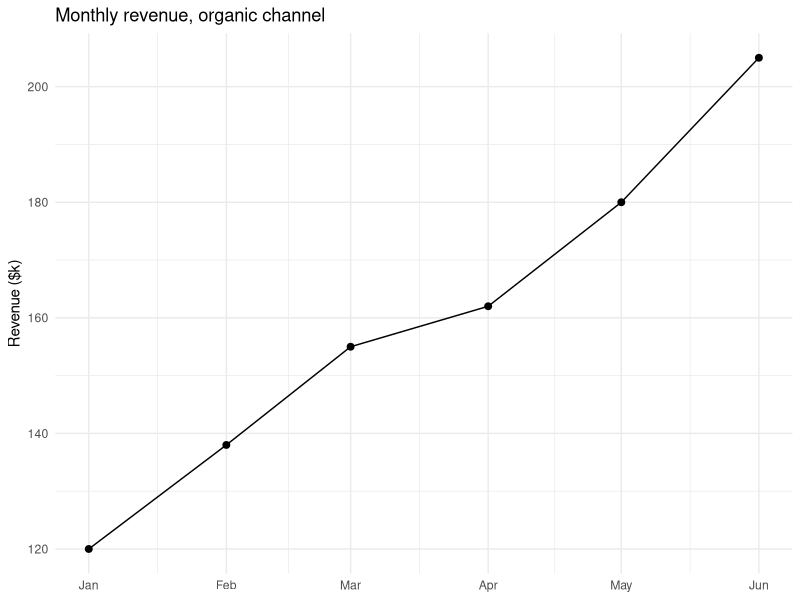

This figure's R source:
## ---- chunk 1
#| message: false
library(tibble)
library(dplyr)

sales <- tibble(
  month   = seq(as.Date("2026-01-01"), by = "month", length.out = 6),
  revenue = c(120, 138, 155, 162, 180, 205),
  channel = "organic"
)
sales
## ---- chunk 2
#| message: false
#| fig-width: 6
#| fig-height: 3.5
library(ggplot2)

ggplot(sales, aes(month, revenue)) +
  geom_line() +
  geom_point(size = 2) +
  labs(title = "Monthly revenue, organic channel",
       x = NULL, y = "Revenue ($k)") +
  theme_minimal()
